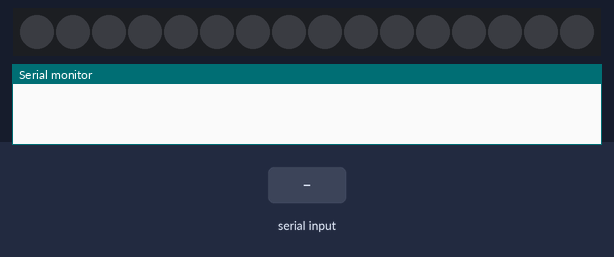
A sketch run on a simulated Arduino Uno, built with avr-gcc and run on an emulated ATmega328P. Shown: 16 RGB LEDs in strip order, left to right, the last lines printed to the serial monitor. The test bench sets the inputs (shaded band).

Above: at 3.6 s.
3.7 s: "2" received over Serial
At 3.95 s:
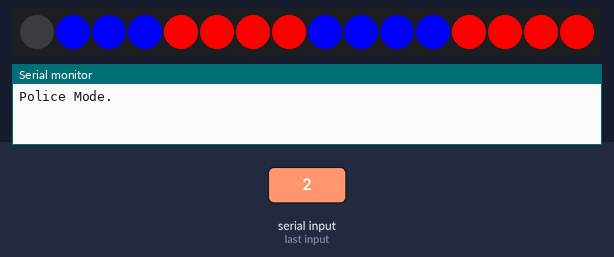
5.3 s: "1" received over Serial
At 6.8 s:
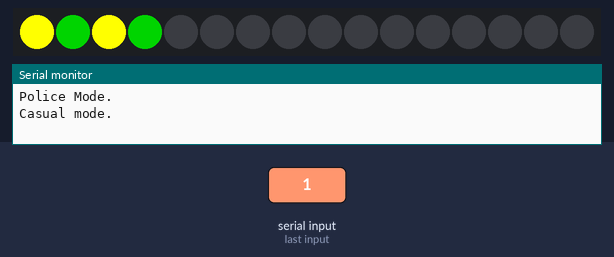
At 9.4 s:
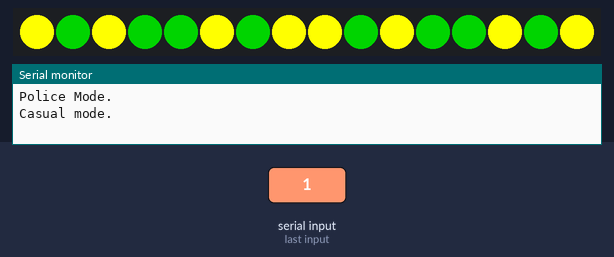
Timing chart, 0 to 10.9 s (numbered marks = the images above; inputs shaded):
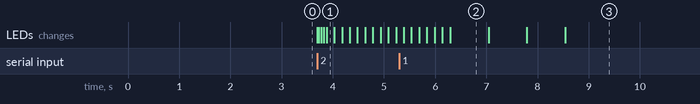

The sketch:

code.ino
```cpp
#include <FastLED.h>
#define NUM_LEDS 16
const int dataPin = 3;

CRGB leds[NUM_LEDS];
// define pins here for LEDs

// *update pins.

int status, i;

void setup()
{
  // put your setup code here, to run once:
  FastLED.addLeds<NEOPIXEL, dataPin>(leds, NUM_LEDS);
  for (i = 0; i < NUM_LEDS; i++)
  {
    leds[i] = CRGB::Black;
    FastLED.show();
    delay(150);
  }

  Serial.begin(38400);
}

void loop() {

  if (Serial.available() > 0)
  {
    status = Serial.read();
  }

  if (status == '0')
  {
    Serial.println("Modes stopped.");

    for (i = 0; i < NUM_LEDS; i++)
    {
      leds[i] = CRGB::Black;
      FastLED.show();
      delay(150);
    }
  }
  else if (status == '1')
  {
    Serial.println("Casual mode.");
    while (Serial.available() <= 0)
    {
      leds[0] = CRGB::Yellow;
      leds[1] = CRGB::Green;
      leds[2] = CRGB::Yellow;
      leds[3] = CRGB::Green;
      FastLED.show();
      delay(750);
      leds[4] = CRGB::Green;
      leds[5] = CRGB::Yellow;
      leds[6] = CRGB::Green;
      leds[7] = CRGB::Yellow;
      FastLED.show();
      delay(750);
      leds[8] = CRGB::Yellow;
      leds[9] = CRGB::Green;
      leds[10] = CRGB::Yellow;
      leds[11] = CRGB::Green;
      FastLED.show();
      delay(750);
      leds[12] = CRGB::Green;
      leds[13] = CRGB::Yellow;
      leds[14] = CRGB::Green;
      leds[15] = CRGB::Yellow;
      FastLED.show();
      delay(5000);

      for (i = 0; i < NUM_LEDS; i++)
      {
        leds[i] = CRGB::Black;
        FastLED.show();
        delay(150);
      }
    }

    status = Serial.read();
  }
  else if (status == '2')
  {
    Serial.println("Police Mode.");

    while(Serial.available() <= 0)
    {
      leds[0] = CRGB::Blue;
      leds[1] = CRGB::Blue;
      leds[2] = CRGB::Blue;
      leds[3] = CRGB::Blue;
      FastLED.show();
      delay(25);
      leds[4] = CRGB::Red;
      leds[5] = CRGB::Red;
      leds[6] = CRGB::Red;
      leds[7] = CRGB::Red;
      FastLED.show();
      delay(50);
      leds[8] = CRGB::Blue;
      leds[9] = CRGB::Blue;
      leds[10] = CRGB::Blue;
      leds[11] = CRGB::Blue;
      FastLED.show();
      delay(50);
      leds[12] = CRGB::Red;
      leds[13] = CRGB::Red;
      leds[14] = CRGB::Red;
      leds[15] = CRGB::Red;
      FastLED.show();
      delay(50);

      for (i = 0; i < NUM_LEDS; i++)
      {
        leds[i] = CRGB::Black;
        FastLED.show();
        delay(150);
      }
    }

    status = Serial.read();
  }
  else if (status == '3')
  {
    while(Serial.available() <= 0)
    {
      leds[0] = CRGB::Blue;
      leds[1] = CRGB::Red;
      leds[2] = CRGB::Green;
      leds[3] = CRGB::Yellow;
      FastLED.show();
      leds[4] = CRGB::Pink;
      leds[5] = CRGB::Orange;
      leds[6] = CRGB::Purple;
      leds[7] = CRGB::White;
      FastLED.show();
      leds[8] = CRGB::Cyan;
      leds[9] = CRGB::SkyBlue;
      leds[10] = CRGB::Red;
      leds[11] = CRGB::Pink;
      FastLED.show();
     // delay(100);
      leds[12] = CRGB::White;
      leds[13] = CRGB::Blue;
      leds[14] = CRGB::Green;
      leds[15] = CRGB::Yellow;
      FastLED.show();
      //delay(100);

      for (i = 0; i < NUM_LEDS; i++)
      {
        leds[i] = CRGB::Black;
        FastLED.show();
        delay(25);
      }
    }
    status = Serial.read();
  }
}
```

Measured:
- after the input at 3.7 s, the LEDs: first change at once (image 1 shows a later state)
- after the input at 5.3 s, the LEDs: first differ from a run without the input after 0.99 s (image 2)
- what the display in image 2 shows lasts 0.7 s, from 6.3 s to 7.0 s
